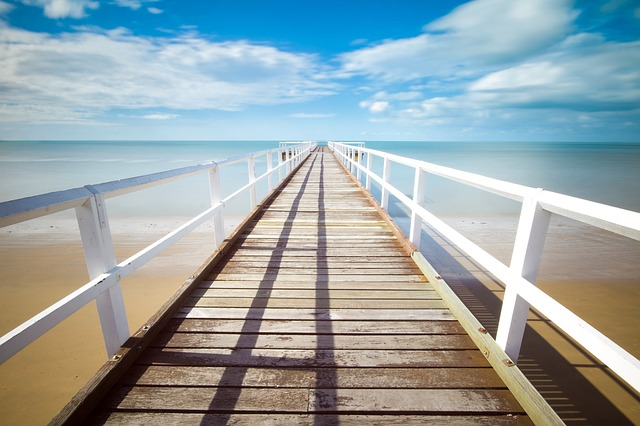
%> input picture vaja2/pier.jpg, 640 x 426 px
$ octave 1n.m   (GNU Octave 9; MATLAB toolbox functions it lacks are replaced by stand-ins)
%> lines starting %> are read from the running program, lines starting %| are printed output that depends on the picture
### vaja2/image_derivatives.m
function [Ix, Iy] = image_derivatives(I, sigma)
  g = gauss(sigma);
  gdx = gaussdx(sigma);
  x_filter = conv(g', gdx, 'same');
  y_filter = conv(g, gdx', 'same');
  Ix = conv2(I, x_filter, 'same');
  Iy = conv2(I, y_filter, 'same');
end

### vaja2/gauss.m
function [g, x] = gauss(sigma)
  x = -round(3.0*sigma):round(3.0*sigma);
  g = (1 / (sqrt(2*pi*sigma))) .^ ((x .^ 2) / (2 * sigma^2));
  g = g / sum(g(:)) ; % normalization
end

### vaja2/gaussdx.m
function [g, x] = gaussdx(sigma)
  x = -round(3.0*sigma):round(3.0*sigma);
  g = ((-1 / sqrt(2 * pi * sigma^3)) * x) .* exp((-x .^ 2) / (2 * sigma^2));
  g = g / (0.5 * sum(abs(g))); % normalization
end

### vaja2/1n.m
pkg load image;

I = rgb2gray(imread('pier.jpg'));
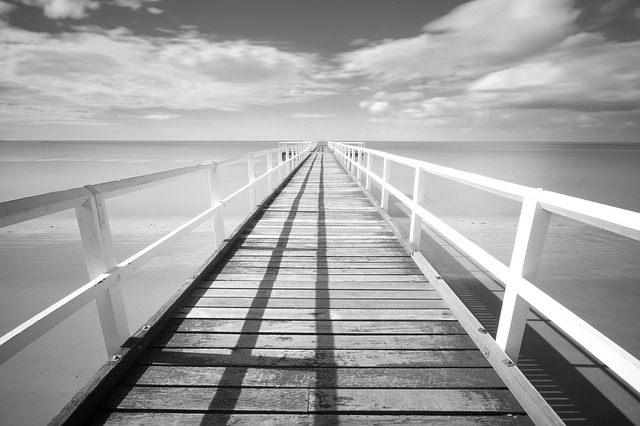
%> I: size 426x640 uint8; min 2, max 255, mean 160.6
[Ix, Iy] = image_derivatives(I, 0.5);
%> in image_derivatives, `Ix = conv2(I, x_filter, 'same');`:
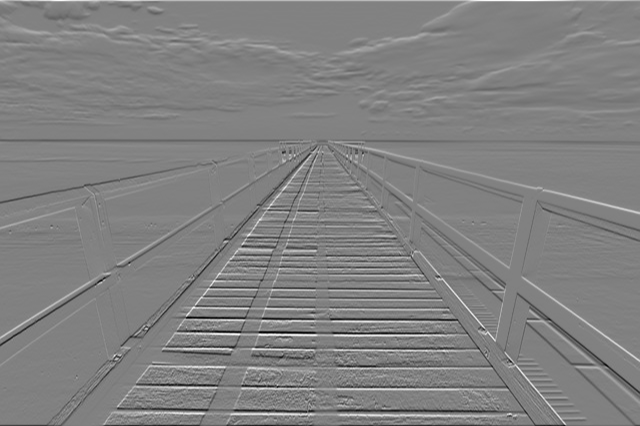
%> Ix: size 426x640 double; min -174.7, max 169.9, mean 0; drawn with min black and max white
%> in image_derivatives, `Iy = conv2(I, y_filter, 'same');`:
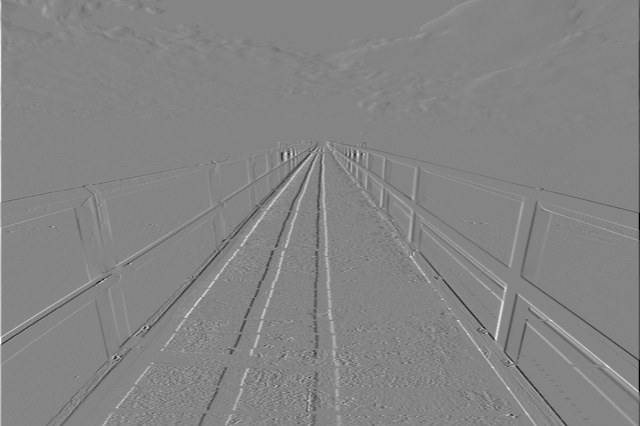
%> Iy: size 426x640 double; min -201.1, max 184.9, mean 0; drawn with min black and max white

figure();
colormap(gray);
subplot(1, 3, 1);
imagesc(I);

subplot(1, 3, 2);
imagesc(Ix);

subplot(1, 3, 3);
imagesc(Iy);
